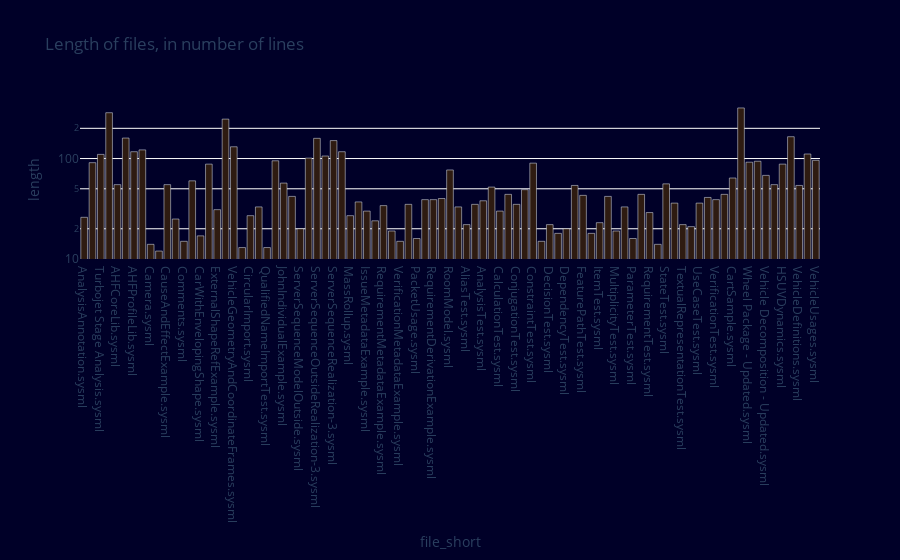

The cell this chart's notebook holds for it:
### Code cell
fig = px.bar(df, x='file_short', y='length', log_y=True,
             title="Length of files, in number of lines",
             color_discrete_sequence=['#2e1b11'])
fig.update_layout(
    bargap=0.2,                     # Add spacing between bars
    plot_bgcolor='#000028',         # Background of the plot area
    paper_bgcolor='#000028'         # Background of the entire figure
)
fig.show()

### Figure 1 — Plotly figure (JSON) as saved in the notebook; plotly's stock layout.template omitted (floating-point values rounded to 4 significant figures)
{"data": [{"alignmentgroup": "True", "hovertemplate": "file_short=%{x}<br>length=%{y}<extra></extra>", "legendgroup": "", "marker": {"color": "#2e1b11", "pattern": {"shape": ""}}, "name": "", "offsetgroup": "", "orientation": "v", "showlegend": false, "textposition": "auto", "type": "bar", "x": ["AnalysisAnnotation.sysml", "Dynamics.sysml", "Turbojet Stage Analysis.sysml", "Vehicle Analysis Demo.sysml", "AHFCoreLib.sysml", "AHFNorwayTopics.sysml", "AHFProfileLib.sysml", "AHFSequences.sysml", "Camera.sysml", "PictureTaking.sysml", "CauseAndEffectExample.sysml", "MedicalDeviceFailure.sysml", "Comments.sysml", "Flashlight Example.sysml", "CarWithEnvelopingShape.sysml", "CarWithShapeAndCSG.sysml", "ExternalShapeRefExample.sysml", "SimpleQuadcopter.sysml", "VehicleGeometryAndCoordinateFrames.sysml", "AliasImport.sysml", "CircularImport.sysml", "PrivateImportTest.sysml", "QualifiedNameImportTest.sysml", "AnalysisIndividualExample.sysml", "JohnIndividualExample.sysml", "ServerSequenceModel.sysml", "ServerSequenceModelOutside.sysml", "ServerSequenceOutsideRealization-2.sysml", "ServerSequenceOutsideRealization-3.sysml", "ServerSequenceRealization-2.sysml", "ServerSequenceRealization-3.sysml", "MassConstraintExample.sysml", "MassRollup.sysml", "Vehicles.sysml", "IssueMetadataExample.sysml", "RationaleMetadataExample.sysml", "RequirementMetadataExample.sysml", "RiskMetadataExample.sysml", "VerificationMetadataExample.sysml", "Packets.sysml", "PacketUsage.sysml", "HSUVRequirements.sysml", "RequirementDerivationExample.sysml", "VehicleRequirementDerivation.sysml", "RoomModel.sysml", "ActionTest.sysml", "AliasTest.sysml", "AllocationTest.sysml", "AnalysisTest.sysml", "AssignmentTest.sysml", "CalculationTest.sysml", "CommentTest.sysml", "ConjugationTest.sysml", "ConnectionTest.sysml", "ConstraintTest.sysml", "ControlNodeTest.sysml", "DecisionTest.sysml", "DefaultValueTest.sysml", "DependencyTest.sysml", "EnumerationTest.sysml", "FeaturePathTest.sysml", "ImportTest.sysml", "ItemTest.sysml", "MetadataTest.sysml", "MultiplicityTest.sysml", "OccurrenceTest.sysml", "ParameterTest.sysml", "PartTest.sysml", "RequirementTest.sysml", "RootPackageTest.sysml", "StateTest.sysml", "StructuredControlTest.sysml", "TextualRepresentationTest.sysml", "TradeStudyTest.sysml", "UseCaseTest.sysml", "VariabilityTest.sysml", "VerificationTest.sysml", "ViewTest.sysml", "CartSample.sysml", "EVSample.sysml", "Wheel Package - Updated.sysml", "Wheel Package.sysml", "Vehicle Decomposition - Updated.sysml", "Vehicle Decomposition.sysml", "HSUVDynamics.sysml", "VehicleVariabilityModel.sysml", "VehicleDefinitions.sysml", "VehicleIndividuals.sysml", "VehicleUsages.sysml"], "xaxis": "x", "y": [26, 91, 110, 286, 55, 160, 117, 122, 14, 12, 55, 25, 15, 60, 17, 88, 31, 247, 131, 13, 27, 33, 13, 95, 57, 42, 20, 101, 159, 106, 151, 117, 27, 37, 30, 24, 34, 19, 15, 35, 16, 39, 39, 40, 77, 33, 22, 35, 38, 52, 30, 44, 35, 49, 90, 15, 22, 18, 20, 54, 43, 18, 23, 42, 19, 33, 16, 44, 29, 14, 56, 36, 22, 21, 36, 41, 39, 44, 64, 319, 92, 94, 68, 55, 88, 165, 54, 111, 96], "yaxis": "y"}], "layout": {"bargap": 0.2, "barmode": "relative", "legend": {"tracegroupgap": 0}, "paper_bgcolor": "#000028", "plot_bgcolor": "#000028", "title": {"text": "Length of files, in number of lines"}, "xaxis": {"anchor": "y", "domain": [0, 1], "title": {"text": "file_short"}}, "yaxis": {"anchor": "x", "domain": [0, 1], "title": {"text": "length"}, "type": "log"}}}
